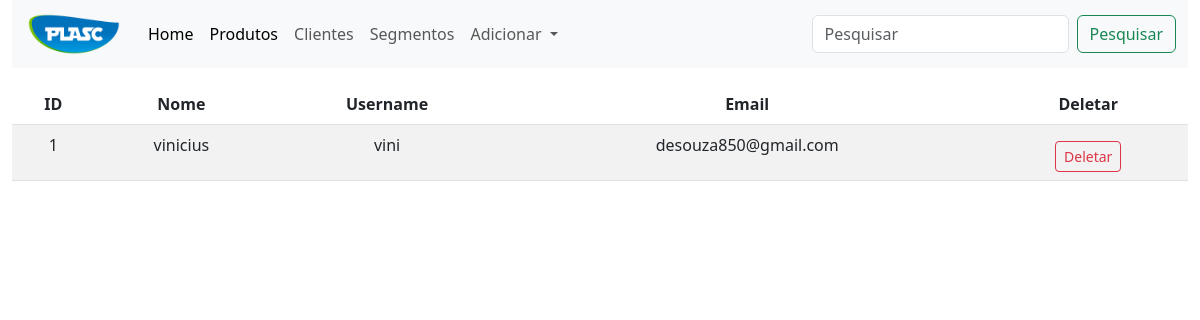
Screenshot of /users (signed in) with the database file from the repository.
### app.py (models this page shows, shortened)
class User(db.Model):
    id = db.Column(db.Integer, primary_key=True)
    name = db.Column(db.String(40), unique=False, nullable=False)
    username = db.Column(db.String(80), unique=True, nullable=False)
    email = db.Column(db.String(120), unique=True, nullable=False)
    password = db.Column(db.String(180), unique=False, nullable=False)
    profile = db.Column(db.String(80), unique=False, nullable=False, default='profile.jpg')

### app.py (the view)
@app.route('/users', methods=['GET', 'POST'])
def users():
    if 'email' not in session:
        flash(f'Por favor, é necessario que faça seu login no sistema', 'danger')
        return redirect(url_for('login'))
    users = User.query.all()
    return render_template('admin/users.html', title='Usuários Cadastrados', users=users)

### templates/admin/users.html (shortened to what this page needs)
{% extends "layouts.html" %}
{% block content %}
<div class="container-fluid mt-3">
    <table class="table table-striped">
        <thead class="text-center">
            <th>ID</th>
            <th>Nome</th>
            <th>Username</th>
            <th>Email</th>
            <th>Deletar</th>
        </thead>
        <tbody>
            {% for user in users %}
            <tr class="text-center">
                <td>{{user.id}}</td>
                <td>{{user.name}}</td>
                <td>{{user.username}}</td>
                <td>{{user.email}}</td>
                <td>
                    <button type="button" class="btn btn-sm btn-outline-danger mt-2" data-bs-toggle="modal"
                        data-bs-target="#exampleModal-{{user.id}}">
                        Deletar
                    </button>
                </td>
            </tr>
            {% endfor %}
            {% endblock content %}

### static/css/style.css (style rules this page uses)
* { margin: 0; padding: 0; box-sizing: border-box; }

### rows the page displays
User: id "1", name "vinicius", username "vini", email "desouza850@gmail.com"
